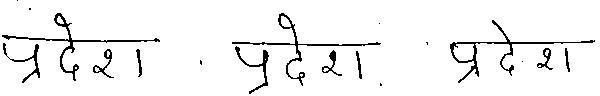
#> input picture word_segmentation/words/Image10.jpg, 600 x 96 px, given as the content of the folder lines, which was not available
$ python checkout.py
#> lines starting #> are read from the running program, lines starting #| are printed output that depends on the picture; after the words box and inside, x2 and y2 are one past the last pixel; in counts of white or black regions, pixels touching at a corner belong together; pictures that were not available may be replaced by others from this repository, and a replacement may not be noted
#> further down, image is the input picture: shape (96, 600); min 0, max 255, mean 241.5
"""
For Testing purposes
    Take image from user, crop the background and transform perspective
    from the perspective detect the word and return the array of word's
    bounding boxes
"""
from word_segmentation import page
from word_segmentation import words

from PIL import Image
import cv2
import numpy as np
from pythonRLSA import rlsa
from pathlib import Path
import matplotlib.pyplot as plt


# [138 lines left out: functions show_img, otsu, segment, segment_line, not called in this run]


def segment_words(image, line_number):
#> called with line_number = 1
    from pythonRLSA import rlsa
    image_rlsa = image.copy()

    rlsa.rlsa(image_rlsa, False, True, 30)
#> (this line was passed over: pythonRLSA is not available in this run)

    #show_img(image_rlsa,'rlas 1')

    rlsa.rlsa(image_rlsa, True, False, 60)
#> (this line was passed over: pythonRLSA is not available in this run)
    #show_img(image_rlsa,'rlas 2')

    image_rlsa_1 = image_rlsa
    image_rlsa_1 = ~image_rlsa_1
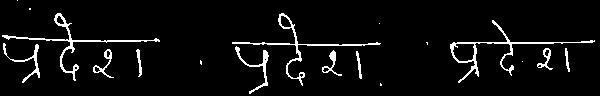
#> image_rlsa_1: shape (96, 600); min 0, max 255, mean 13.5
    contours = cv2.findContours(
        image_rlsa_1, cv2.RETR_EXTERNAL, cv2.CHAIN_APPROX_SIMPLE)[0]
#> contours = 12 contours, 4 with area under 20; largest, box (x1, y1, x2, y2) and area: (0, 8, 160, 88) 3837, (232, 8, 384, 96) 3560, (448, 16, 600, 88) 2928, (200, 56, 208, 72) 82, (16, 0, 32, 16) 62, (376, 16, 384, 24) 38, (376, 80, 384, 88) 38, (424, 40, 432, 48) 32

    num = 0
    imgs = []
    for cnt in contours:
        (x, y, w, h) = cv2.boundingRect(cnt)
        if(w < 20 or h < 20):
            continue
        imgs.append([x, y, w, h])
#> this loop made 12 passes
#> (x, y, w, h) on passes 1, 3, 6, 7, 8, 10, 11, 12: (376, 80, 8, 8), (200, 56, 8, 16), (424, 40, 8, 8), (448, 16, 152, 72), (376, 16, 8, 8), (232, 8, 152, 88), (0, 8, 160, 80), (16, 0, 16, 16)
#> (cnt, x, y, w, h) on passes 2, 4, 5, 9: ([[527, 62], [526, 63], [525, 63], [527, 63]], 525, 62, 3, 2), ([[518, 48], [518, 55]], 518, 48, 1, 8), ([[515, 48], [515, 55]], 515, 48, 1, 8), ([[29, 15], [31, 15]], 29, 15, 3, 1)
#> after the loop, imgs = [[448, 16, 152, 72], [232, 8, 152, 88], [0, 8, 160, 80]]
    imgs.sort()

    for img_box in imgs:
        (x, y, w, h) = img_box
        ROI = image[y:y+h, x:x+w]
        plt.imsave(
            f'ocr/static/words/Image{line_number}{num}.jpg', ROI, cmap='gray')
        # show_img(ROI)
        num = num+1
#> this loop made 3 passes
#> pass 1, in segment_words, `ROI = image[y:y+h, x:x+w]`:
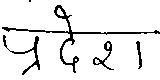
#> ROI: shape (80, 160); min 0, max 255, mean 233
#> pass 2, in segment_words, `ROI = image[y:y+h, x:x+w]`:
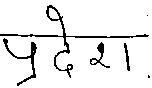
#> ROI: shape (88, 152); min 0, max 255, mean 234.7
#> after the loop, num = 3


images = sorted(list(map(str, list(Path('./lines').glob("*.jpg")))))

line_number = 1

for img in images:
    image = cv2.imread(img, 0)
    segment_words(image, line_number)
    line_number = line_number + 1


# [12 lines left out: function word_segmentor, not called in this run]

$ run again, on word_segmentation/words/Image20.jpg
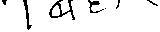
#> input picture word_segmentation/words/Image20.jpg, 160 x 32 px, given as the content of the folder lines, which was not available
#> image is the input picture: shape (32, 160); min 0, max 255, mean 235.8
#> in segment_words, `image_rlsa_1 = ~image_rlsa_1`:
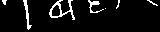
#> image_rlsa_1: shape (32, 160); min 0, max 255, mean 19.2
#> contours = 8 contours, 3 with area under 20; largest, box (x1, y1, x2, y2) and area: (48, 0, 80, 24) 560, (88, 0, 120, 16) 328, (16, 0, 32, 32) 205, (144, 0, 160, 8) 78, (0, 0, 8, 8) 32
#> the loop in segment_words, `for cnt in contours:` made 8 passes
#> (x, y, w, h) on passes 1, 2, 3, 5, 6, 7, 8: (48, 2, 1, 1), (144, 0, 16, 8), (88, 0, 32, 16), (48, 0, 32, 24), (48, 0, 1, 1), (16, 0, 16, 32), (0, 0, 8, 8)
#> after the loop in segment_words, `for cnt in contours:`: imgs = [[48, 0, 32, 24]]
#> the loop in segment_words, `for img_box in imgs:` made 1 pass
#> (x, y, w, h, num) on pass 1: (48, 0, 32, 24, 1)
#> pass 1, in segment_words, `ROI = image[y:y+h, x:x+w]`:
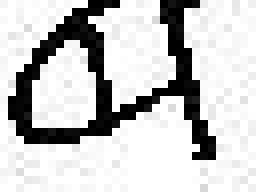
#> ROI: shape (24, 32) (shown 8 times larger); min 0, max 255, mean 199.6
#> after the loop in segment_words, `for img_box in imgs:`: num = 1

$ run again, on word_segmentation/words/Image21.jpg
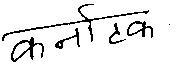
#> input picture word_segmentation/words/Image21.jpg, 176 x 64 px, given as the content of the folder lines, which was not available
#> image is the input picture: shape (64, 176); min 0, max 255, mean 231.6
#> in segment_words, `image_rlsa_1 = ~image_rlsa_1`:
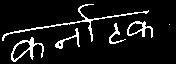
#> image_rlsa_1: shape (64, 176); min 0, max 255, mean 23.4
#> contours = 4 contours, 2 with area under 20; largest, box (x1, y1, x2, y2) and area: (0, 0, 160, 64) 4444, (168, 24, 176, 32) 30
#> the loop in segment_words, `for cnt in contours:` made 4 passes
#> (x, y, w, h) on passes 1 to 4: (47, 52, 1, 1), (168, 24, 8, 8), (37, 24, 5, 2), (0, 0, 160, 64)
#> after the loop in segment_words, `for cnt in contours:`: imgs = [[0, 0, 160, 64]]
#> the loop in segment_words, `for img_box in imgs:` made 1 pass
#> (x, y, w, h, num) on pass 1: (0, 0, 160, 64, 1)
#> pass 1, in segment_words, `ROI = image[y:y+h, x:x+w]`:
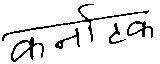
#> ROI: shape (64, 160); min 0, max 255, mean 229.3
#> after the loop in segment_words, `for img_box in imgs:`: num = 1
